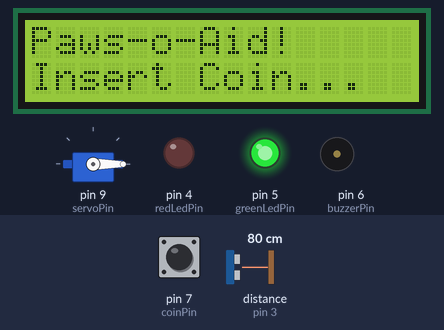
A sketch run on a simulated Arduino Uno, built with avr-gcc and run on an emulated ATmega328P. Shown: servo, 16×2 character LCD, output pins drawn as LEDs (lit = HIGH), buzzer (waves = sounding, pin HIGH). Wiring (inferred from the names in the program): ultrasonic range finder: trigger pin 2; echo pin 3. The test bench sets the inputs (shaded band); at power-on: pin 7 (coinPin) HIGH, distance to the obstacle (sensor on pin 3) 80 cm. The echo pulse lasts 58.3 µs per cm; pins used as bus, display or sensor lines are not drawn.

Above: at 1.3 s.
1.4 s: pin 7 (coinPin) pulled LOW for 0.15 s
At 2.6 s:
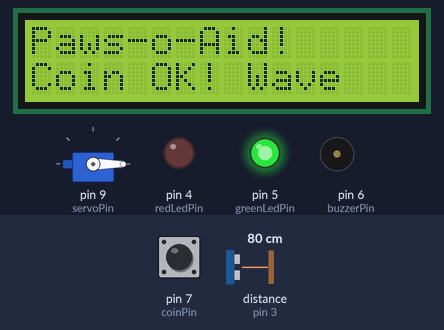
3.0 s: distance to the obstacle (sensor on pin 3) set to 2 cm
At 4.6 s:
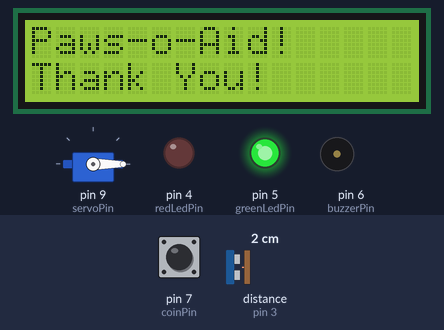
At 7.7 s:
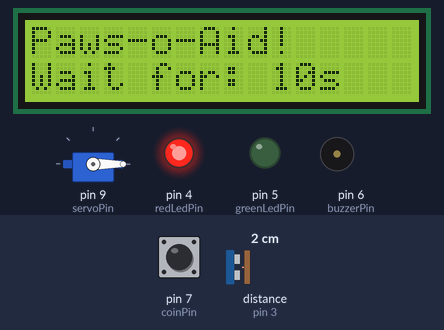
Timing chart, 0 to 9.2 s (numbered marks = the images above; inputs shaded):
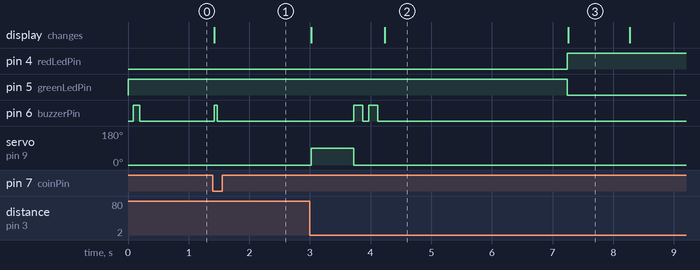

Measured:
- after the input at 1.4 s, pin 6 (buzzerPin): LOW → HIGH at once, → LOW 0.05 s later; the display: changes at once (image 1)
- after the input at 3.0 s, pin 4 (redLedPin): LOW → HIGH after 4.2 s; pin 5 (greenLedPin): HIGH → LOW after 4.2 s
- what the display in image 2 shows lasts 3.1 s, from 4.2 s to 7.3 s

The sketch:

Project_MK3.ino
```cpp
#include <Servo.h>                // Library for controlling servo motors
#include <Wire.h>                 // I2C communication library for LCD
#include <LiquidCrystal_I2C.h>   // Library to control I2C LCD displays

Servo servo;                     // Create servo object for controlling dispenser flap

// --- Pin assignments ---
const int trigPin = 2;           // Ultrasonic sensor trigger pin
const int echoPin = 3;           // Ultrasonic sensor echo pin
const int redLedPin = 4;         // Red LED indicates cooldown
const int greenLedPin = 5;       // Green LED indicates ready state
const int coinPin = 7;           // IR sensor pin for coin detection
const int servoPin = 9;          // Servo motor control pin
const int buzzerPin = 6;         // Buzzer pin for sound feedback

// --- Ultrasonic measurement variables ---
long duration;                   // Time for ultrasonic pulse to return
int distance;                     // Calculated distance in cm

// --- Cooldown parameters ---
unsigned long lastDispenseTime = 0;  // Tracks last dispense time
const unsigned long cooldown = 11000; // 11 seconds cooldown between dispenses
bool inCooldown = false;              // Flag indicating cooldown is active

// --- LCD setup ---
LiquidCrystal_I2C lcd(0x27, 16, 2);  // LCD object: address 0x27, 16 columns, 2 rows

// --- Flags ---
bool coinInserted = false;            // True if a coin has been detected
bool handWaveDetected = false;        // True if a hand wave is detected
bool readyBeepPlayed = false;         // Ensures ready beep plays only once per cooldown

void setup() {
  servo.attach(servoPin);             // Attach servo to its pin
  pinMode(trigPin, OUTPUT);           // Trigger pin as output
  pinMode(echoPin, INPUT);            // Echo pin as input
  pinMode(redLedPin, OUTPUT);         // Red LED as output
  pinMode(greenLedPin, OUTPUT);       // Green LED as output
  pinMode(coinPin, INPUT_PULLUP);     // Use internal pull-up for faster, stable IR detection
  pinMode(buzzerPin, OUTPUT);         // Buzzer as output

  servo.write(0);                     // Start servo at 0° (closed position)
  digitalWrite(redLedPin, LOW);       // Red LED OFF
  digitalWrite(greenLedPin, HIGH);    // Green LED ON (ready)
  digitalWrite(buzzerPin, LOW);       // Buzzer OFF

  lcd.init();                         // Initialize LCD
  lcd.backlight();                    // Turn on LCD backlight
  lcd.setCursor(0, 0);                // Move cursor to first line, first column
  lcd.print("Paws-o-Aid!");           // Display project name
  lcd.setCursor(0, 1);                // Move cursor to second line
  lcd.print("Insert Coin...  ");      // Prompt user to insert a coin

  // --- Initial ready beep ---
  digitalWrite(buzzerPin, HIGH);      // Turn buzzer ON
  delay(100);                         // Beep duration 100ms
  digitalWrite(buzzerPin, LOW);       // Turn buzzer OFF
  readyBeepPlayed = true;             // Flag that ready beep has played
}

void loop() {
  unsigned long currentTime = millis(); // Track current time

  // --- Ultrasonic measurement ---
  digitalWrite(trigPin, LOW);          // Ensure trigger starts LOW
  delayMicroseconds(2);                // Short delay for stability
  digitalWrite(trigPin, HIGH);         // Send 10µs HIGH pulse
  delayMicroseconds(10);               // Pulse duration
  digitalWrite(trigPin, LOW);          // End pulse
  duration = pulseIn(echoPin, HIGH, 20000); // Measure echo duration (timeout 20ms)
  distance = duration * 0.034 / 2;          // Convert pulse duration to distance in cm

  // --- Cooldown handling ---
  if (inCooldown) {
    long elapsed = currentTime - lastDispenseTime; // Time since last dispense
    long remaining = (cooldown - elapsed) / 1000;  // Remaining cooldown in seconds
    if (remaining < 0) remaining = 0;             // Prevent negative display

    digitalWrite(redLedPin, HIGH);                // Red LED ON during cooldown
    digitalWrite(greenLedPin, LOW);              // Green LED OFF

    lcd.setCursor(0, 1);                          // LCD second line
    lcd.print("Wait for: ");
    lcd.print(remaining);                         // Show remaining cooldown
    lcd.print("s     ");                          // Clear leftover characters

    readyBeepPlayed = false;                       // Reset ready beep flag for next cycle

    if (elapsed >= cooldown) {                     // Cooldown finished
      inCooldown = false;                          // Exit cooldown
      coinInserted = false;                        // Reset coin flag
      handWaveDetected = false;                    // Reset hand wave flag
      digitalWrite(redLedPin, LOW);               // Red LED OFF
      digitalWrite(greenLedPin, HIGH);            // Green LED ON

      lcd.setCursor(0, 1);
      lcd.print("Insert Coin...  ");               // Prompt again

      // --- Ready beep after cooldown ---
      if (!readyBeepPlayed) {                      // Only play once
        digitalWrite(buzzerPin, HIGH);
        delay(150);                                // Beep duration
        digitalWrite(buzzerPin, LOW);
        readyBeepPlayed = true;                    // Set flag
      }
    }
  }

  // --- Instant Coin detection ---
  if (!inCooldown && !coinInserted && digitalRead(coinPin) == LOW) { // LOW = coin detected
    coinInserted = true;                        // Set coin flag
    lcd.setCursor(0, 1);
    lcd.print("Coin OK! Wave  ");              // Prompt for hand wave

    // --- Coin beep ---
    digitalWrite(buzzerPin, HIGH);
    delay(50);   // Shorter beep for faster feel
    digitalWrite(buzzerPin, LOW);
  }

  // --- Hand wave detection ---
  if (coinInserted && distance > 0 && distance < 10) { // Hand detected within 10 cm
    handWaveDetected = true;                           // Set hand wave flag
  }

  // --- Dispense if both coin & wave ---
  if (coinInserted && handWaveDetected && !inCooldown) {
    lcd.setCursor(0, 1);
    lcd.print("Dispensing...  ");

    // --- Servo operation ---
    servo.write(90);                           // Open dispenser (90°)
    delay(700);                                // Hold for 700ms to release treat
    servo.write(0);                             // Close dispenser

    // --- Double beep during dispensing ---
    for (int i = 0; i < 2; i++) {
      digitalWrite(buzzerPin, HIGH);
      delay(150);                               // Beep duration
      digitalWrite(buzzerPin, LOW);
      delay(100);                               // Gap between beeps
    }

    // --- Thank You message ---
    lcd.setCursor(0, 1);
    lcd.print("Thank You!     ");               // Display for 3 seconds
    delay(3000);

    lastDispenseTime = millis();               // Start cooldown
    inCooldown = true;                          // Set cooldown flag
    readyBeepPlayed = false;                    // Ready beep will play after cooldown
  }

  delay(5); // Very short delay for almost instantaneous IR response
} 
```
